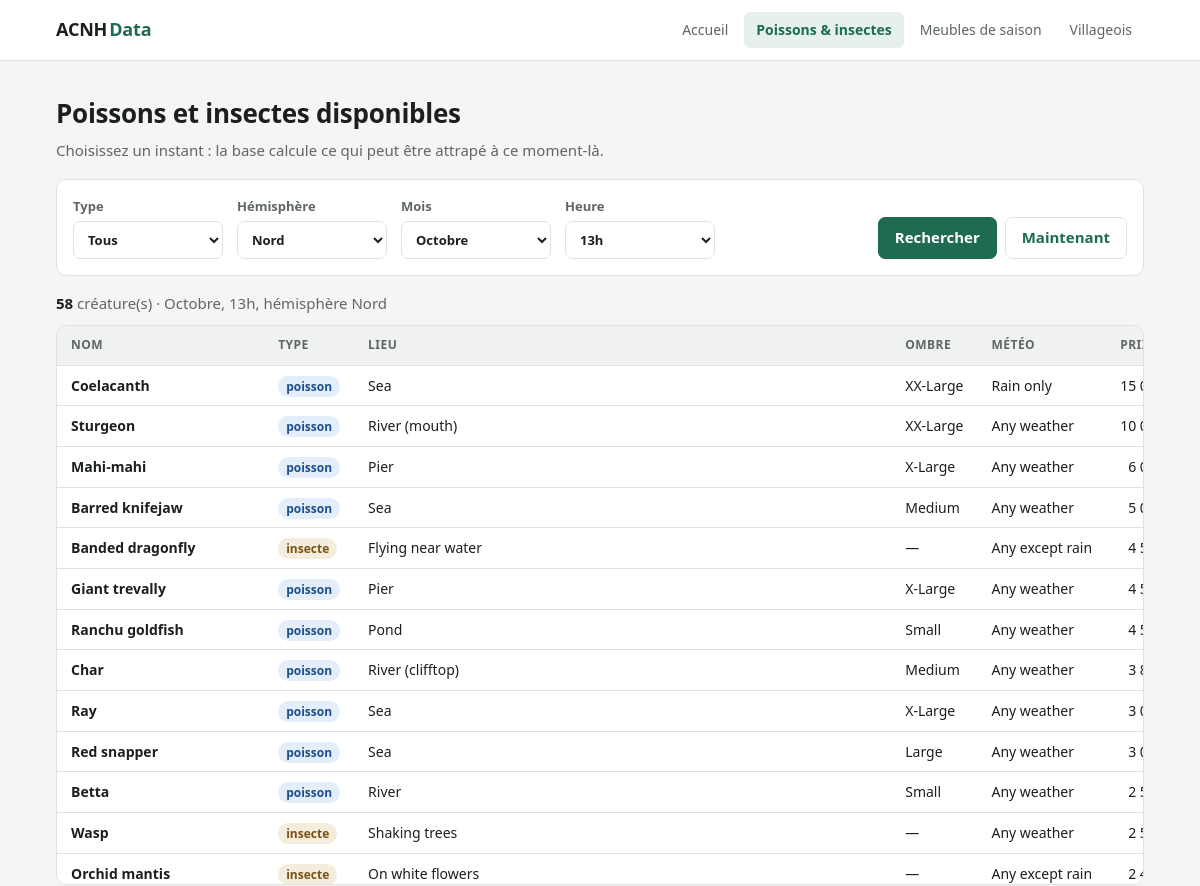
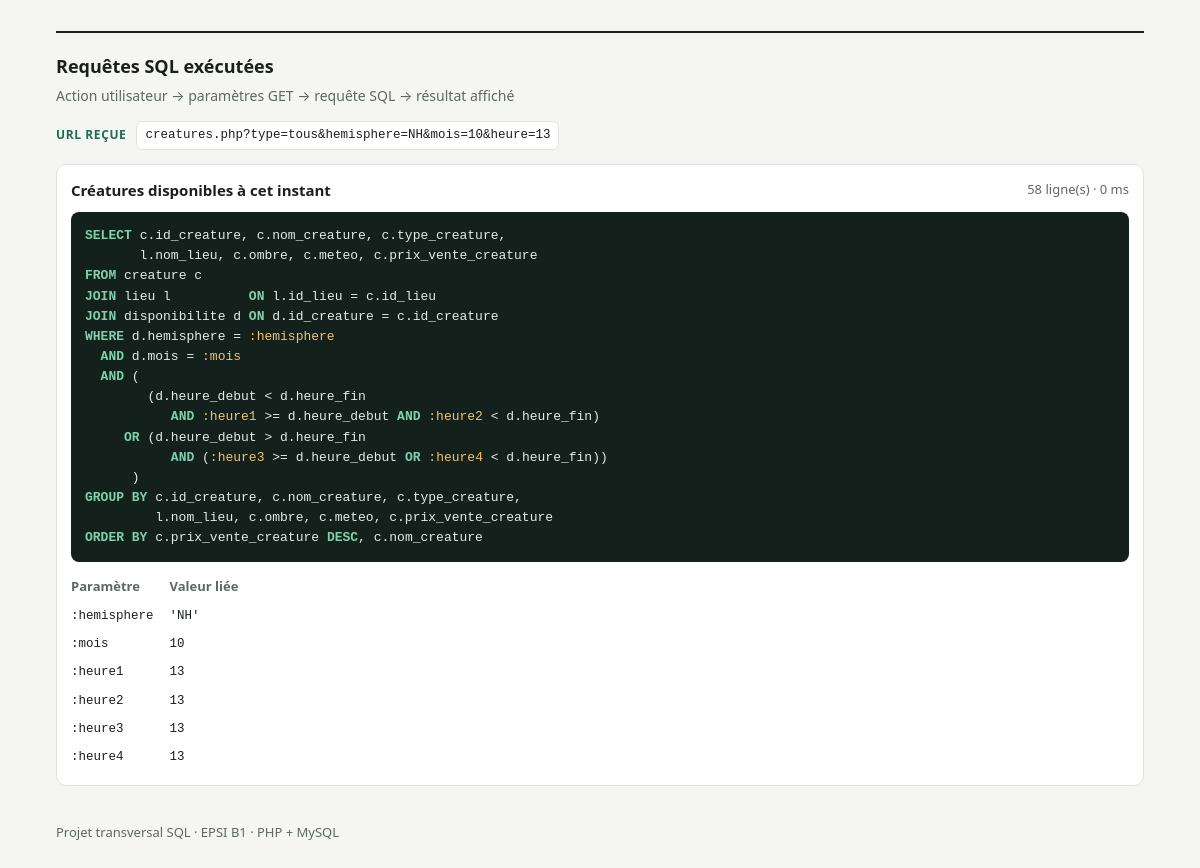
Screenshot of /creatures.php?type=tous&hemisphere=NH&mois=10&heure=13 with the database file from the repository (2 pictures, top to bottom).
### tables this page shows
CREATE TABLE creature (
  id_creature          INT         NOT NULL AUTO_INCREMENT,
  id_lieu              INT         NOT NULL,
  type_creature        VARCHAR(10) NOT NULL,
  numero_encyclopedie  INT         NOT NULL,
  nom_creature         VARCHAR(50) NOT NULL,
  prix_vente_creature  INT         NOT NULL,
  ombre                VARCHAR(20) NULL,             
  difficulte           VARCHAR(20) NULL,             
  meteo                VARCHAR(20) NOT NULL,
  captures_requises    INT         NOT NULL,
  description          TEXT        NOT NULL,
  phrase_capture       TEXT        NOT NULL,
  nom_fichier_creature VARCHAR(40) NOT NULL,
  PRIMARY KEY (id_creature),
  UNIQUE KEY uq_type_nom (type_creature, nom_creature),
  UNIQUE KEY uq_type_numero (type_creature, numero_encyclopedie),
  KEY idx_lieu (id_lieu),
  CONSTRAINT fk_creature_lieu FOREIGN KEY (id_lieu) REFERENCES lieu (id_lieu),
  CONSTRAINT ck_type_creature CHECK (type_creature IN ('poisson', 'insecte')),
  CONSTRAINT ck_prix_creature CHECK (prix_vente_creature >= 0)
);

CREATE TABLE lieu (
  id_lieu   INT          NOT NULL AUTO_INCREMENT,
  nom_lieu  VARCHAR(120) NOT NULL,
  zone_lieu VARCHAR(20)  NOT NULL,
  PRIMARY KEY (id_lieu),
  UNIQUE KEY uq_nom_lieu (nom_lieu)
);

### creatures.php (the view, shortened to what this page needs)
<?php
require_once __DIR__ . '/includes/db.php';
$active     = 'creatures';
$type       = get_choice('type', ['tous', 'poisson', 'insecte'], 'tous');
$hemisphere = get_choice('hemisphere', ['NH', 'SH'], 'NH');
$mois       = get_int('mois', 1, 12, (int) date('n'));
$heure      = get_int('heure', 0, 23, (int) date('G'));
$where  = [
    'd.hemisphere = :hemisphere',
    'd.mois = :mois',
    "(\n        (d.heure_debut < d.heure_fin\n           AND :heure1 >= d.heure_debut AND :heure2 < d.heure_fin)\n     OR (d.heure_debut > d.heure_fin\n           AND (:heure3 >= d.heure_debut OR :heure4 < d.heure_fin))\n      )",
];
$params = [
    'hemisphere' => $hemisphere,
    'mois'       => $mois,
    'heure1'     => $heure, 'heure2' => $heure, 'heure3' => $heure, 'heure4' => $heure,
];
$sql = "SELECT c.id_creature, c.nom_creature, c.type_creature,
       l.nom_lieu, c.ombre, c.meteo, c.prix_vente_creature
FROM creature c
JOIN lieu l          ON l.id_lieu = c.id_lieu
JOIN disponibilite d ON d.id_creature = c.id_creature
WHERE " . implode("\n  AND ", $where) . "
GROUP BY c.id_creature, c.nom_creature, c.type_creature,
         l.nom_lieu, c.ombre, c.meteo, c.prix_vente_creature
ORDER BY c.prix_vente_creature DESC, c.nom_creature";
try {
    $rows  = run_query('Créatures disponibles à cet instant', $sql, $params);
    $error = null;
} catch (PDOException $ex) {
    $rows  = [];
    $error = $ex->getMessage();
}
$noms_mois = [1 => 'Janvier', 'Février', 'Mars', 'Avril', 'Mai', 'Juin', 'Juillet',
              'Août', 'Septembre', 'Octobre', 'Novembre', 'Décembre'];
require __DIR__ . '/includes/header.php';
?>
<div class="page-head">
    <h1>Poissons et insectes disponibles</h1>
    <p>Choisissez un instant : la base calcule ce qui peut être attrapé à ce moment-là.</p>
</div>
<form class="filters" method="get">
    <label>Type
        <select name="type">
            <option value="tous" <?= $type === 'tous' ? 'selected' : '' ?>>Tous</option>
        </select>
    </label>
    <label>Hémisphère
        <select name="hemisphere">
            <option value="NH" <?= $hemisphere === 'NH' ? 'selected' : '' ?>>Nord</option>
        </select>
    </label>
    <label>Mois
        <select name="mois">
            <?php foreach ($noms_mois as $n => $nom): ?>
                <option value="<?= $n ?>" <?= $mois === $n ? 'selected' : '' ?>><?= $nom ?></option>
            <?php endforeach; ?>
        </select>
    </label>
    <label>Heure
        <select name="heure">
            <?php for ($h = 0; $h < 24; $h++): ?>
                <option value="<?= $h ?>" <?= $heure === $h ? 'selected' : '' ?>><?= sprintf('%02dh', $h) ?></option>
            <?php endfor; ?>
        </select>
    </label>
    <div class="actions">
        <button type="submit">Rechercher</button>
        <a class="btn-ghost" href="<?= e(url_creatures_maintenant()) ?>">Maintenant</a>
    </div>
</form>
<?php if ($error): ?>
    <p class="alert">Erreur SQL : <?= e($error) ?></p>
<?php else: ?>
    <p class="count"><strong><?= count($rows) ?></strong> créature(s) · <?= $noms_mois[$mois] ?>, <?= sprintf('%02dh', $heure) ?>, hémisphère <?= $hemisphere === 'NH' ? 'Nord' : 'Sud' ?></p>
    <div class="table-wrap">
        <table class="data">
            <thead><tr><th>Nom</th><th>Type</th><th>Lieu</th><th>Ombre</th><th>Météo</th><th class="num">Prix de vente</th></tr></thead>
            <tbody>
            <?php foreach ($rows as $r): ?>
                <tr>
                    <td class="strong"><?= e(ucfirst($r['nom_creature'])) ?></td>
                    <td><span class="tag tag-<?= e($r['type_creature']) ?>"><?= e($r['type_creature']) ?></span></td>
                    <td><?= e($r['nom_lieu']) ?></td>
                    <td><?= e($r['ombre'] ?? '—') ?></td>
                    <td><?= e($r['meteo']) ?></td>
                    <td class="num"><?= number_format($r['prix_vente_creature'], 0, ',', ' ') ?> clochettes</td>
                </tr>
            <?php endforeach; ?>
            </tbody>
        </table>
    </div>
<?php endif; ?>
<?php require __DIR__ . '/includes/footer.php'; ?>

### includes/header.php (shortened to what this page needs)
<?php
$nav = [
    'index'      => ['index.php', 'Accueil'],
    'creatures'  => [e(url_creatures_maintenant()), 'Poissons & insectes'],
    'meubles'    => [e(URL_MEUBLES), 'Meubles de saison'],
    'villageois' => [e(URL_VILLAGEOIS), 'Villageois'],
];
?><!doctype html>
<html lang="fr">
<head>
    <link rel="stylesheet" href="assets/style.css">
</head>
<body>
<header class="topbar">
    <div class="wrap topbar-inner">
        <a class="brand" href="index.php">ACNH<span>Data</span></a>
        <nav>
            <?php foreach ($nav as $key => [$href, $label]): ?>
                <a href="<?= $href ?>" class="<?= $active === $key ? 'active' : '' ?>"><?= e($label) ?></a>
            <?php endforeach; ?>
        </nav>
    </div>
</header>
<main class="wrap">

### includes/footer.php
<?php if (!empty($GLOBALS['executed_queries'])): ?>
<section class="sql-panel" id="sql">
    <div class="sql-head">
        <h2>Requêtes SQL exécutées</h2>
        <p>Action utilisateur → paramètres GET → requête SQL → résultat affiché</p>
    </div>
    <div class="sql-url">
        <span>URL reçue</span>
        <code><?= e(basename($_SERVER['PHP_SELF'])) ?><?= ($_SERVER['QUERY_STRING'] ?? '') !== '' ? '?' . e($_SERVER['QUERY_STRING']) : '' ?></code>
    </div>
    <?php foreach ($GLOBALS['executed_queries'] as $q): ?>
        <article class="sql-card">
            <header>
                <strong><?= e($q['label']) ?></strong>
                <span class="sql-meta"><?= $q['count'] ?> ligne(s) · <?= $q['ms'] ?> ms</span>
            </header>
            <pre><?= highlight_sql($q['sql']) ?></pre>
            <?php if ($q['params']): ?>
                <table class="params">
                    <thead><tr><th>Paramètre</th><th>Valeur liée</th></tr></thead>
                    <tbody>
                    <?php foreach ($q['params'] as $k => $v): ?>
                        <tr><td><code>:<?= e(ltrim($k, ':')) ?></code></td><td><code><?= e(var_export($v, true)) ?></code></td></tr>
                    <?php endforeach; ?>
                    </tbody>
                </table>
            <?php else: ?>
                <p class="no-param">Aucun paramètre : requête fixe.</p>
            <?php endif; ?>
        </article>
    <?php endforeach; ?>
</section>
<?php endif; ?>
</main>
<footer class="foot wrap">Projet transversal SQL · EPSI B1 · PHP + MySQL</footer>
</body>
</html>

### includes/db.php (shortened to what this page needs)
<?php
function db(): PDO
{
    static $pdo = null;
    if ($pdo === null) {
        $pdo = new PDO(
            'mysql:host=' . DB_HOST . ';dbname=' . DB_NAME . ';charset=utf8mb4',
            DB_USER, DB_PASS,
            [
                PDO::ATTR_EMULATE_PREPARES   => false,
                PDO::ATTR_ERRMODE            => PDO::ERRMODE_EXCEPTION,
                PDO::ATTR_DEFAULT_FETCH_MODE => PDO::FETCH_ASSOC,
            ]
        );
    }
    return $pdo;
}
function run_query(string $label, string $sql, array $params = []): array
{
    $start = microtime(true);
    $stmt  = db()->prepare($sql);
    $stmt->execute($params);
    $rows  = $stmt->fetchAll();
    return $rows;
}
function e($value): string
{
    return htmlspecialchars((string) $value, ENT_QUOTES, 'UTF-8');
}
function get_choice(string $key, array $allowed, $default)
{
    $v = $_GET[$key] ?? null;
    return in_array($v, $allowed, true) ? $v : $default;
}
function get_int(string $key, int $min, int $max, ?int $default): ?int
{
    $v = (int) $_GET[$key];
    return ($v >= $min && $v <= $max) ? $v : $default;
}
function url_creatures_maintenant(): string
{
    return 'creatures.php?' . http_build_query(['type' => 'tous', 'hemisphere' => 'NH', 'mois' => (int) date('n'), 'heure' => (int) date('G')]);
}
function highlight_sql(string $sql): string
{
    $html = e($sql);
    $html = preg_replace('/(:[a-z_0-9]+)/i', '<span class="sql-param">$1</span>', $html);
    $kw = 'SELECT|DISTINCT|FROM|JOIN|LEFT JOIN|ON|WHERE|AND|OR|NOT|IN|LIKE|CONCAT|GROUP BY|ORDER BY|DESC|ASC|AS|LIMIT|BETWEEN';
    return preg_replace('/\b(' . $kw . ')\b/', '<span class="sql-kw">$1</span>', $html);
}

### rows the page displays
creature: nom_creature "Coelacanth", type_creature "poisson", id_lieu.nom_lieu "Sea", ombre "XX-Large", meteo "Rain only", prix_vente_creature "15…"
creature: nom_creature "Sturgeon", type_creature "poisson", id_lieu.nom_lieu "River (mouth)", ombre "XX-Large", meteo "Any weather", prix_vente_creature "10…"
creature: nom_creature "Mahi-mahi", type_creature "poisson", id_lieu.nom_lieu "Pier", ombre "X-Large", meteo "Any weather", prix_vente_creature "6…"
creature: nom_creature "Barred knifejaw", type_creature "poisson", id_lieu.nom_lieu "Sea", ombre "Medium", meteo "Any weather", prix_vente_creature "5…"
creature: nom_creature "Banded dragonfly", type_creature "insecte", id_lieu.nom_lieu "Flying near water", ombre "—", meteo "Any except rain", prix_vente_creature "4…"
creature: nom_creature "Giant trevally", type_creature "poisson", id_lieu.nom_lieu "Pier", ombre "X-Large", meteo "Any weather", prix_vente_creature "4…"
creature: nom_creature "Ranchu goldfish", type_creature "poisson", id_lieu.nom_lieu "Pond", ombre "Small", meteo "Any weather", prix_vente_creature "4…"
creature: nom_creature "Char", type_creature "poisson", id_lieu.nom_lieu "River (clifftop)", ombre "Medium", meteo "Any weather", prix_vente_creature "3…"
creature: nom_creature "Ray", type_creature "poisson", id_lieu.nom_lieu "Sea", ombre "X-Large", meteo "Any weather", prix_vente_creature "3…"
creature: nom_creature "Red snapper", type_creature "poisson", id_lieu.nom_lieu "Sea", ombre "Large", meteo "Any weather", prix_vente_creature "3…"
creature: nom_creature "Betta", type_creature "poisson", id_lieu.nom_lieu "River", ombre "Small", meteo "Any weather", prix_vente_creature "2…"
creature: nom_creature "Wasp", type_creature "insecte", id_lieu.nom_lieu "Shaking trees", ombre "—", meteo "Any weather", prix_vente_creature "2…"
creature: nom_creature "Orchid mantis", type_creature "insecte", id_lieu.nom_lieu "On white flowers", ombre "—", meteo "Any except rain", prix_vente_creature "2…"

### other values shown
$label "Accueil"
$label "Poissons & insectes"
$label "Meubles de saison"
$label "Villageois"
count($rows) "58"
$noms_mois[$mois] "Octobre"
$heure "13"
basename($_SERVER['PHP_SELF']) "creatures.php"
$_SERVER['QUERY_STRING'] "type=tous&hemisphere=NH&mois=10&heure=13"
$q['label'] "Créatures disponibles à cet instant"
$q['count'] "58"
$q['ms'] "0"
ltrim($k, ':') "hemisphere"
var_export($v, true) "'NH'"
ltrim($k, ':') "mois"
